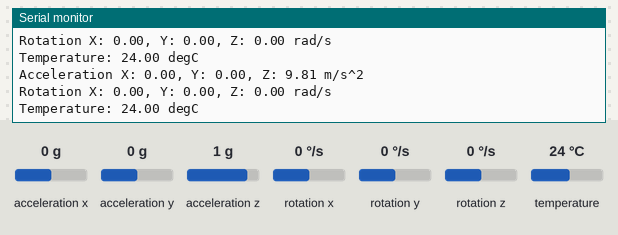
The sketch below on a simulated ESP32. Shown: the last lines printed to the serial monitor. Inputs (shaded band) come from the test bench; at power-on: acceleration x 0 g, acceleration y 0 g, acceleration z 1 g, rotation x 0 °/s, rotation y 0 °/s, rotation z 0 °/s, temperature 24 °C. WiFi joins after 1.5 s; servers stay silent unless stated; no MQTT or app messages arrive unless stated.

Above: at 3.3 s.
3.4 s: acceleration x set to -1.4 g
At 4.1 s:
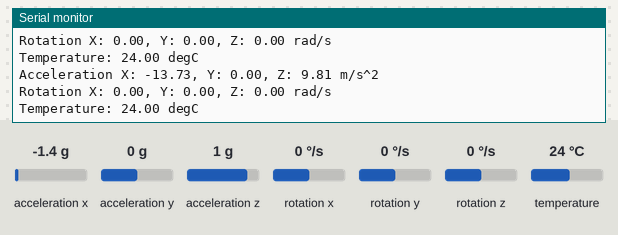
4.9 s: acceleration y set to -1.4 g
At 5.6 s:
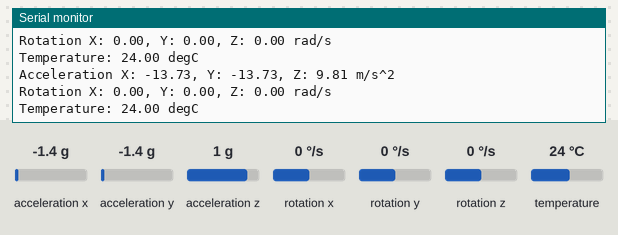
6.4 s: acceleration z set to -1.4 g
At 7.1 s:
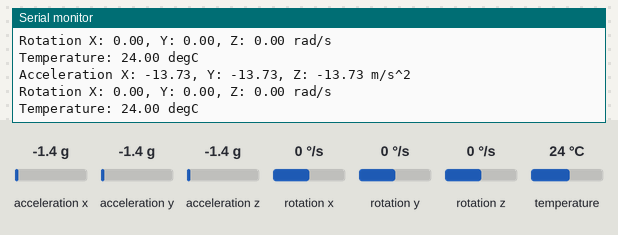
7.9 s: rotation x set to -192 °/s
At 8.7 s:
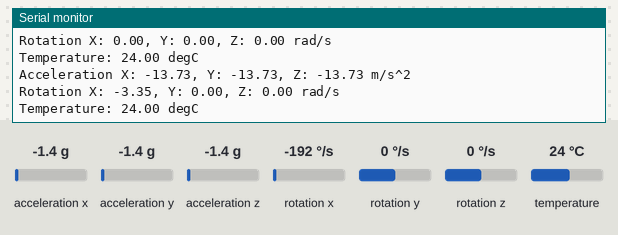
9.4 s: rotation y set to -192 °/s
At 10.2 s:
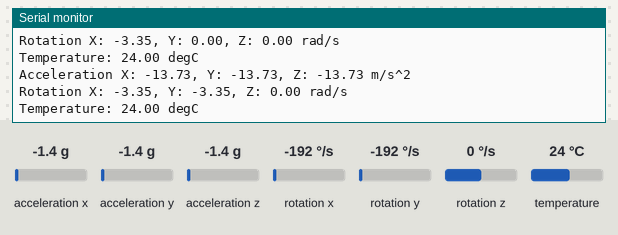

The sketch:

source_code_gyroscope.ino
```cpp
#include <Adafruit_MPU6050.h>
#include <Adafruit_Sensor.h>
#include <Wire.h>
#include <WiFi.h>
#include <PubSubClient.h>

WiFiClient espClient;
PubSubClient client(espClient);
long lastMsg = 0;
char msg[50];
int value = 0;
float accelerationX = 0;
float accelerationY = 0;
float accelerationZ = 0;
float rotationX = 0;
float rotationY = 0;
float rotationZ = 0;
const char* ssid = "";
const char* password = "";
const char* mqtt_server = "192.168.0.18";

Adafruit_MPU6050 mpu;

void callback(char* topic, byte* message, unsigned int length) {
  // MQTT callback function for receiving messages
  Serial.print("Message arrived on topic: ");
  Serial.print(topic);
  Serial.print(". Message: ");
  String messageTemp;
  for (int i = 0; i < length; i++) {
    Serial.print((char)message[i]);
    messageTemp += (char)message[i];
  }
  Serial.println();
}

void reconnect() {
  while (!client.connected()) {
    Serial.print("Attempting MQTT connection...");
    if (client.connect("ESP32GyroClient")) {
      Serial.println("connected");
    } else {
      Serial.print("failed, rc=");
      Serial.print(client.state());
      Serial.println(" try again in 5 seconds");
      delay(5000);
    }
  }
}

void setup(void) {
  Serial.begin(115200);
  WiFi.begin(ssid, password);
  while (WiFi.status() != WL_CONNECTED) {
    delay(1000);
    Serial.println("Connecting to WiFi..");
  }
  Serial.println("WiFi connected!");
  Serial.println(WiFi.localIP());

  // Setup MQTT
  client.setServer(mqtt_server, 1883);
  client.setCallback(callback);

  while (!Serial)
    delay(10); // will pause Zero, Leonardo, etc until serial console opens

  Serial.println("Adafruit MPU6050 test!");

  // Try to initialize!
  if (!mpu.begin()) {
    Serial.println("Failed to find MPU6050 chip");
    while (1) {
      delay(10);
    }
  }
  Serial.println("MPU6050 Found!");

  mpu.setAccelerometerRange(MPU6050_RANGE_8_G);
  Serial.print("Accelerometer range set to: ");
  switch (mpu.getAccelerometerRange()) {
  case MPU6050_RANGE_2_G:
    Serial.println("+-2G");
    break;
  case MPU6050_RANGE_4_G:
    Serial.println("+-4G");
    break;
  case MPU6050_RANGE_8_G:
    Serial.println("+-8G");
    break;
  case MPU6050_RANGE_16_G:
    Serial.println("+-16G");
    break;
  }
  mpu.setGyroRange(MPU6050_RANGE_500_DEG);
  Serial.print("Gyro range set to: ");
  switch (mpu.getGyroRange()) {
  case MPU6050_RANGE_250_DEG:
    Serial.println("+- 250 deg/s");
    break;
  case MPU6050_RANGE_500_DEG:
    Serial.println("+- 500 deg/s");
    break;
  case MPU6050_RANGE_1000_DEG:
    Serial.println("+- 1000 deg/s");
    break;
  case MPU6050_RANGE_2000_DEG:
    Serial.println("+- 2000 deg/s");
    break;
  }

  mpu.setFilterBandwidth(MPU6050_BAND_5_HZ);
  Serial.print("Filter bandwidth set to: ");
  switch (mpu.getFilterBandwidth()) {
  case MPU6050_BAND_260_HZ:
    Serial.println("260 Hz");
    break;
  case MPU6050_BAND_184_HZ:
    Serial.println("184 Hz");
    break;
  case MPU6050_BAND_94_HZ:
    Serial.println("94 Hz");
    break;
  case MPU6050_BAND_44_HZ:
    Serial.println("44 Hz");
    break;
  case MPU6050_BAND_21_HZ:
    Serial.println("21 Hz");
    break;
  case MPU6050_BAND_10_HZ:
    Serial.println("10 Hz");
    break;
  case MPU6050_BAND_5_HZ:
    Serial.println("5 Hz");
    break;
  }

  Serial.println("");
  delay(100);
}

void loop() {
  // Check MQTT connection
  if (!client.connected()) {
    reconnect();
  }
  client.loop();

  /* Get new sensor events with the readings */
  sensors_event_t a, g, temp;
  mpu.getEvent(&a, &g, &temp);

  /* Print out the values and publish to MQTT */
  Serial.print("Acceleration X: ");
  Serial.print(a.acceleration.x);

  // Convert float to string for MQTT publishing
  char accelXStr[10];
  dtostrf(a.acceleration.x, 1, 2, accelXStr);
  client.publish("esp32/gyro/accelerationx", accelXStr);

  Serial.print(", Y: ");
  Serial.print(a.acceleration.y);

  char accelYStr[10];
  dtostrf(a.acceleration.y, 1, 2, accelYStr);
  client.publish("esp32/gyro/accelerationy", accelYStr);

  Serial.print(", Z: ");
  Serial.print(a.acceleration.z);

  char accelZStr[10];
  dtostrf(a.acceleration.z, 1, 2, accelZStr);
  client.publish("esp32/gyro/accelerationz", accelZStr);

  Serial.println(" m/s^2");

  Serial.print("Rotation X: ");
  Serial.print(g.gyro.x);

  char rotXStr[10];
  dtostrf(g.gyro.x, 1, 2, rotXStr);
  client.publish("esp32/gyro/rotationx", rotXStr);

  Serial.print(", Y: ");
  Serial.print(g.gyro.y);

  char rotYStr[10];
  dtostrf(g.gyro.y, 1, 2, rotYStr);
  client.publish("esp32/gyro/rotationy", rotYStr);

  Serial.print(", Z: ");
  Serial.print(g.gyro.z);

  char rotZStr[10];
  dtostrf(g.gyro.z, 1, 2, rotZStr);
  client.publish("esp32/gyro/rotationz", rotZStr);

  Serial.println(" rad/s");

  Serial.print("Temperature: ");
  Serial.print(temp.temperature);

  char tempStr[10];
  dtostrf(temp.temperature, 1, 2, tempStr);
  client.publish("esp32/gyro/temperature", tempStr);

  Serial.println(" degC");

  Serial.println("");
  delay(500);
}
```

Measured:
- after the input at 3.4 s, the serial monitor: prints a new line after 0.29 s (image 1)
- after the input at 4.9 s, the serial monitor: prints a new line after 0.31 s (image 2)
- after the input at 6.4 s, the serial monitor: prints a new line after 0.33 s (image 3)
- after the input at 7.9 s, the serial monitor: prints a new line after 0.35 s (image 4)
- after the input at 9.4 s, the serial monitor: prints a new line after 0.37 s (image 5)
